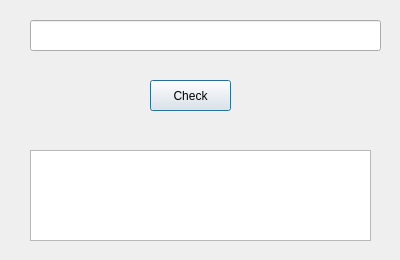
<?xml version="1.0" encoding="UTF-8"?>
<ui version="4.0">
 <class>Dialog</class>
 <widget class="QDialog" name="Dialog">
  <property name="geometry">
   <rect>
    <x>0</x>
    <y>0</y>
    <width>400</width>
    <height>260</height>
   </rect>
  </property>
  <property name="windowTitle">
   <string>Dialog</string>
  </property>
  <widget class="QLineEdit" name="entered_word">
   <property name="geometry">
    <rect>
     <x>30</x>
     <y>20</y>
     <width>351</width>
     <height>31</height>
    </rect>
   </property>
  </widget>
  <widget class="QPushButton" name="check_button">
   <property name="geometry">
    <rect>
     <x>150</x>
     <y>80</y>
     <width>81</width>
     <height>31</height>
    </rect>
   </property>
   <property name="text">
    <string>Check</string>
   </property>
  </widget>
  <widget class="QTextBrowser" name="corrections">
   <property name="geometry">
    <rect>
     <x>30</x>
     <y>150</y>
     <width>341</width>
     <height>91</height>
    </rect>
   </property>
  </widget>
 </widget>
 <resources/>
 <connections/>
</ui>
